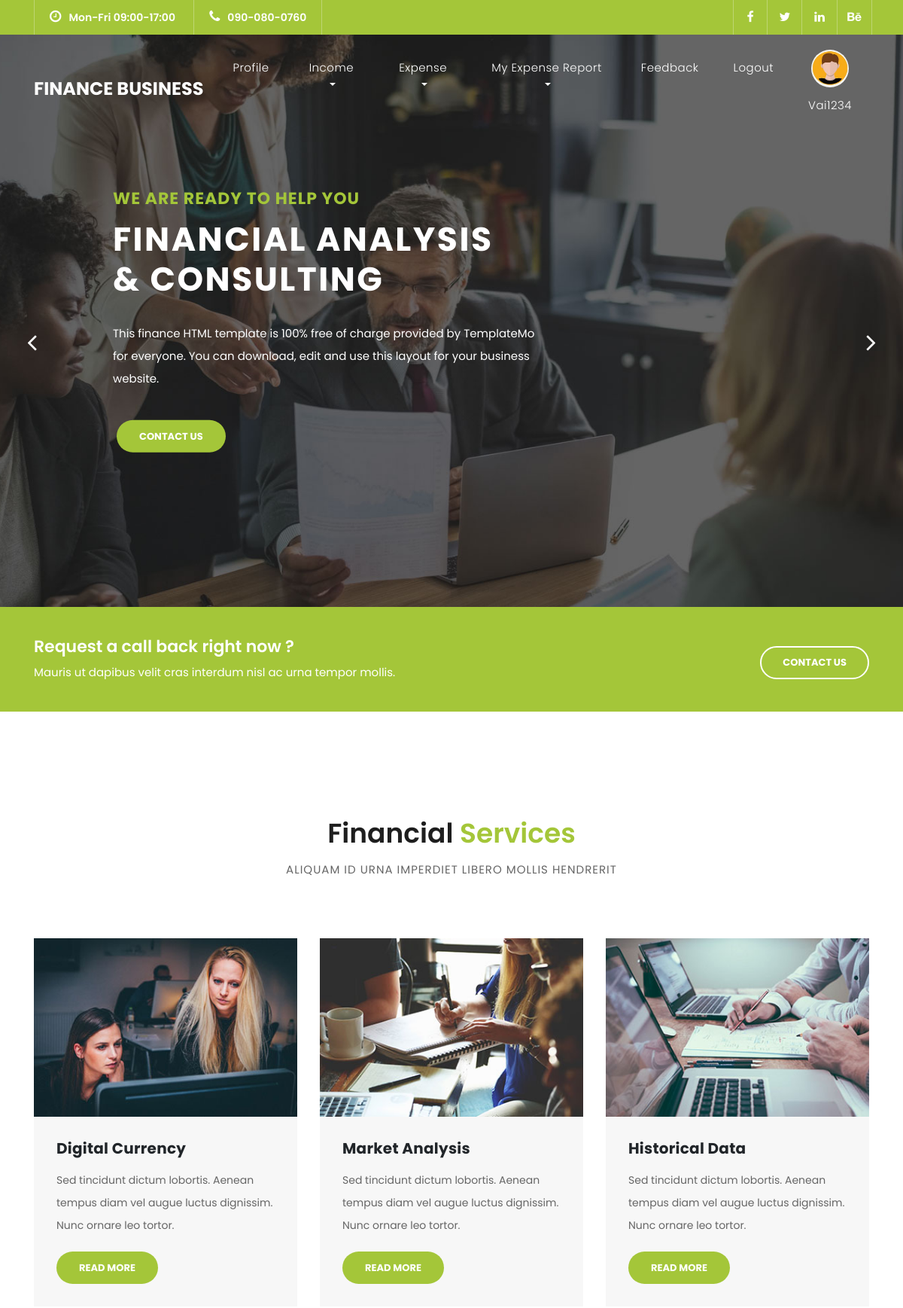
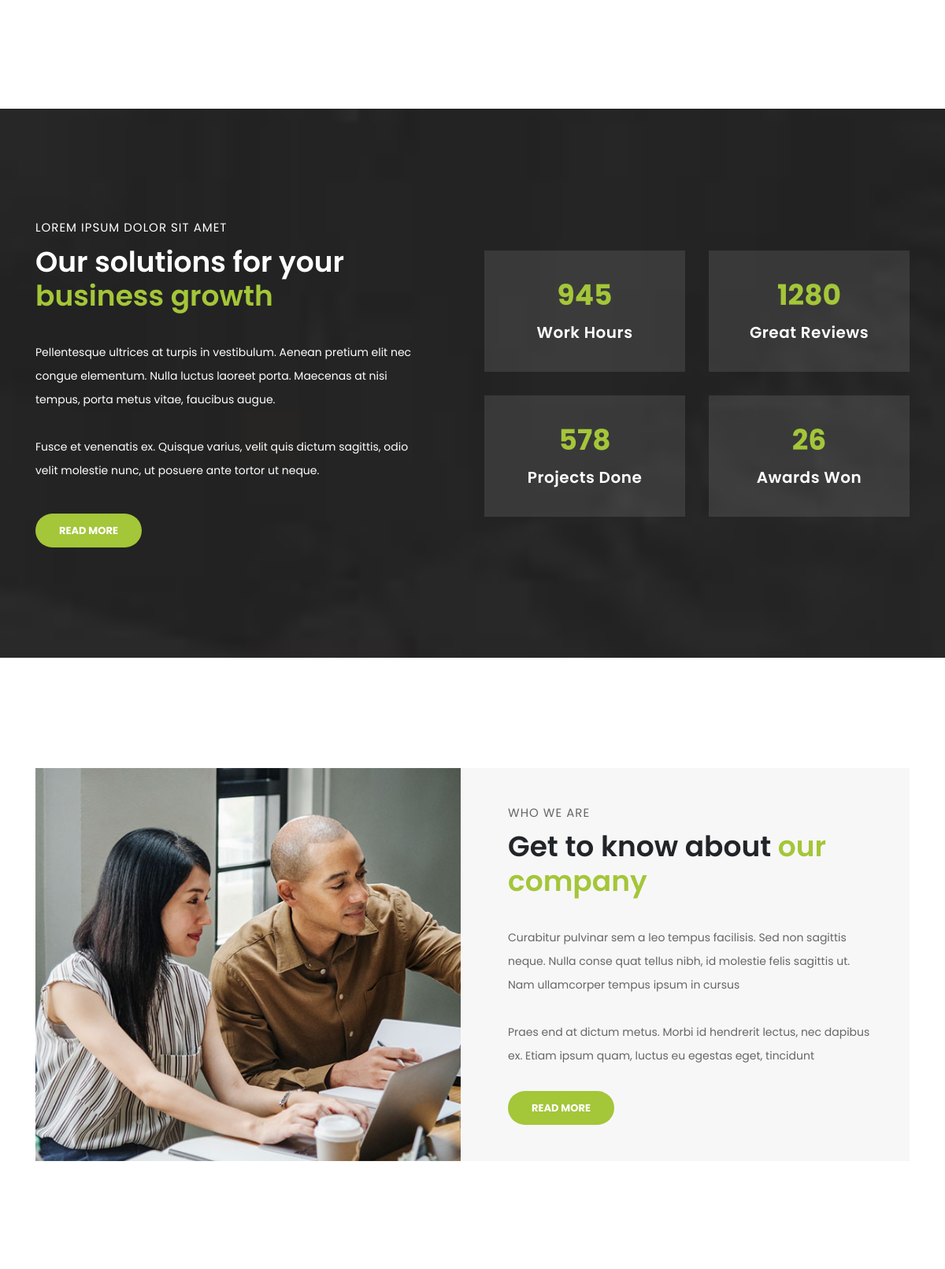
The app's page /home/ (signed in, upper part) with its own data (2 pictures, top to bottom).
### ffm/models.py (models this page shows, shortened)
class user_register(models.Model):
    Name=models.CharField(max_length=50,null=True,blank=True)
    username=models.CharField(max_length=50,null=True,blank=True)
    phone=models.IntegerField(null=True,blank=True)
    email=models.EmailField(max_length=60,null=True,blank=True)
    image=models.ImageField(upload_to='user_image/',null=True,blank=True)
    password=models.CharField(max_length=10,null=True,blank=True)
    re_password=models.CharField(max_length=10,null=True,blank=True)

### ffm/views.py (the view)
# urls.py: 2. Add a URL to urlpatterns:  path('', views.home, name='home')
def home(request):
    email = request.session.get('email')
    user = user_register.objects.filter(email=email).first()
    return render(request,'home.html',{'user':user})

### ffm/templates/home.html (shortened to what this page needs)
{% load static %}
<!DOCTYPE html>
<html lang="en">
  <head>
    <link href="{% static 'vendor/bootstrap/css/bootstrap.min.css' %}"rel="stylesheet">
    <link rel="stylesheet" href="{% static 'css/fontawesome.css' %}">
    <link rel="stylesheet" href="{% static 'css/templatemo-finance-business.css' %}">
    <link rel="stylesheet" href="{% static 'css/owl.css' %}">
  </head>
  <body>
    <div class="sub-header">
      <div class="container">
        <div class="row">
          <div class="col-md-8 col-xs-12">
            <ul class="left-info">
              <li><a href="#"><i class="fa fa-clock-o"></i>Mon-Fri 09:00-17:00</a></li>
              <li><a href="#"><i class="fa fa-phone"></i>090-080-0760</a></li>
            </ul>
          </div>
          <div class="col-md-4">
            <ul class="right-icons">
              <li><a href="#"><i class="fa fa-facebook"></i></a></li>
              <li><a href="#"><i class="fa fa-twitter"></i></a></li>
              <li><a href="#"><i class="fa fa-linkedin"></i></a></li>
              <li><a href="#"><i class="fa fa-behance"></i></a></li>
            </ul>
          </div>
        </div>
      </div>
    </div>
    <header class="">
      <nav class="navbar navbar-expand-lg">
        <div class="container">
          <a class="navbar-brand" href="index.html">
            <h2>Finance Business</h2>
          </a>
          <div class="collapse navbar-collapse" id="navbarResponsive">
            <ul class="navbar-nav ml-auto">
              <li class="nav-item">
                <a class="nav-link" href="/profile/">Profile</a>
              </li>
              <li class="nav-item dropdown">
                <a
                  class="nav-link dropdown-toggle"
                  href="#"
                  id="incomeDropdown"
                  role="button"
                  data-toggle="dropdown"
                  aria-haspopup="true"
                  aria-expanded="false"
                >
                  Income
                </a>
              </li>
              <li class="nav-item dropdown">
                <a
                  class="nav-link dropdown-toggle"
                  href="#"
                  id="expenseDropdown"
                  role="button"
                  data-toggle="dropdown"
                  aria-haspopup="true"
                  aria-expanded="false"
                >
                  Expense
                </a>
              </li>
              <li class="nav-item dropdown">
                <a
                  class="nav-link dropdown-toggle"
                  href="#"
                  id="incomeDropdown"
                  role="button"
                  data-toggle="dropdown"
                  aria-haspopup="true"
                  aria-expanded="false"
                >
                  My Expense Report
                </a>
              </li>
              <li class="nav-item">
                <a class="nav-link" href="/feedback/">Feedback</a>
              </li>
              <li class="nav-item">
                <a class="nav-link" href="/logout/">Logout</a>
              </li>
              <li class="nav-item">
                {% if user.image %}
                    <img src="{{ user.image.url }}" style="height: 50px; width: 50px; border-radius: 50%;"
                         alt="User-Profile-Image">
                {% else %}
                    <p>No image found</p>
                {% endif %}
                <a class="nav-link me-2" href="/profile/">{{ user.username }}</a>
              </li>
            </ul>
          </div>
        </div>
      </nav>
    </header>
    <div class="main-banner header-text" id="top">
        <div class="Modern-Slider">
          <div class="item item-1">
            <div class="img-fill">
                <div class="text-content">
                  <h6>we are ready to help you</h6>
                  <h4>Financial Analysis<br>&amp; Consulting</h4>
                  <p>This finance HTML template is 100% free of charge provided by TemplateMo for everyone. You can download, edit and use this layout for your business website.</p>
                  <a href="contact.html" class="filled-button">contact us</a>
                </div>
            </div>
          </div>
        </div>
    </div>
    <div class="request-form">
      <div class="container">
        <div class="row">
          <div class="col-md-8">
            <h4>Request a call back right now ?</h4>
            <span>Mauris ut dapibus velit cras interdum nisl ac urna tempor mollis.</span>
          </div>
          <div class="col-md-4">
            <a href="contact.html" class="border-button">Contact Us</a>
          </div>
        </div>
      </div>
    </div>
    <div class="services">
      <div class="container">
        <div class="row">
          <div class="col-md-12">
            <div class="section-heading">
              <h2>Financial <em>Services</em></h2>
              <span>Aliquam id urna imperdiet libero mollis hendrerit</span>
            </div>
          </div>
          <div class="col-md-4">
            <div class="service-item">
              <img src="{% static 'images/service_01.jpg' %}" alt="">
              <div class="down-content">
                <h4>Digital Currency</h4>
                <p>Sed tincidunt dictum lobortis. Aenean tempus diam vel augue luctus dignissim. Nunc ornare leo tortor.</p>
                <a href="" class="filled-button">Read More</a>
              </div>
            </div>
          </div>
          <div class="col-md-4">
            <div class="service-item">
              <img src="{% static 'images/service_02.jpg' %}" alt="">
              <div class="down-content">
                <h4>Market Analysis</h4>
                <p>Sed tincidunt dictum lobortis. Aenean tempus diam vel augue luctus dignissim. Nunc ornare leo tortor.</p>
                <a href="" class="filled-button">Read More</a>
              </div>
            </div>
          </div>
          <div class="col-md-4">
            <div class="service-item">
              <img src="{% static 'images/service_03.jpg' %}" alt="">
              <div class="down-content">
                <h4>Historical Data</h4>
                <p>Sed tincidunt dictum lobortis. Aenean tempus diam vel augue luctus dignissim. Nunc ornare leo tortor.</p>
                <a href="" class="filled-button">Read More</a>
              </div>
            </div>
          </div>
        </div>
      </div>
    </div>
    <div class="fun-facts">
      <div class="container">
        <div class="row">
          <div class="col-md-6">
            <div class="left-content">
              <span>Lorem ipsum dolor sit amet</span>
              <h2>Our solutions for your <em>business growth</em></h2>
              <p>Pellentesque ultrices at turpis in vestibulum. Aenean pretium elit nec congue elementum. Nulla luctus laoreet porta. Maecenas at nisi tempus, porta metus vitae, faucibus augue.
              <br><br>Fusce et venenatis ex. Quisque varius, velit quis dictum sagittis, odio velit molestie nunc, ut posuere ante tortor ut neque.</p>
              <a href="" class="filled-button">Read More</a>
            </div>
          </div>
          <div class="col-md-6 align-self-center">
            <div class="row">
              <div class="col-md-6">
                <div class="count-area-content">
                  <div class="count-digit">945</div>
                  <div class="count-title">Work Hours</div>
                </div>
              </div>
              <div class="col-md-6">
                <div class="count-area-content">
                  <div class="count-digit">1280</div>
                  <div class="count-title">Great Reviews</div>
                </div>
              </div>
              <div class="col-md-6">
                <div class="count-area-content">
                  <div class="count-digit">578</div>
                  <div class="count-title">Projects Done</div>
                </div>
              </div>
              <div class="col-md-6">
                <div class="count-area-content">
                  <div class="count-digit">26</div>
                  <div class="count-title">Awards Won</div>
                </div>
              </div>
            </div>
          </div>
        </div>
      </div>
    </div>
    <div class="more-info">
      <div class="container">
        <div class="row">
          <div class="col-md-12">
            <div class="more-info-content">
              <div class="row">
                <div class="col-md-6">
                  <div class="left-image">
                    <img src="{% static 'images/more-info.jpg' %}" alt="">
                  </div>
                </div>
                <div class="col-md-6 align-self-center">
                  <div class="right-content">
                    <span>Who we are</span>
                    <h2>Get to know about <em>our company</em></h2>
                    <p>Curabitur pulvinar sem a leo tempus facilisis. Sed non sagittis neque. Nulla conse quat tellus nibh, id molestie felis sagittis ut. Nam ullamcorper tempus ipsum in cursus<br><br>Praes end at dictum metus. Morbi id hendrerit lectus, nec dapibus ex. Etiam ipsum quam, luctus eu egestas eget, tincidunt</p>
                    <a href="#" class="filled-button">Read More</a>
                  </div>
                </div>
              </div>
            </div>
          </div>
        </div>
      </div>
    </div>
  </body>
</html>

### records on screen
user_register: image (picture), username "Vai1234"
